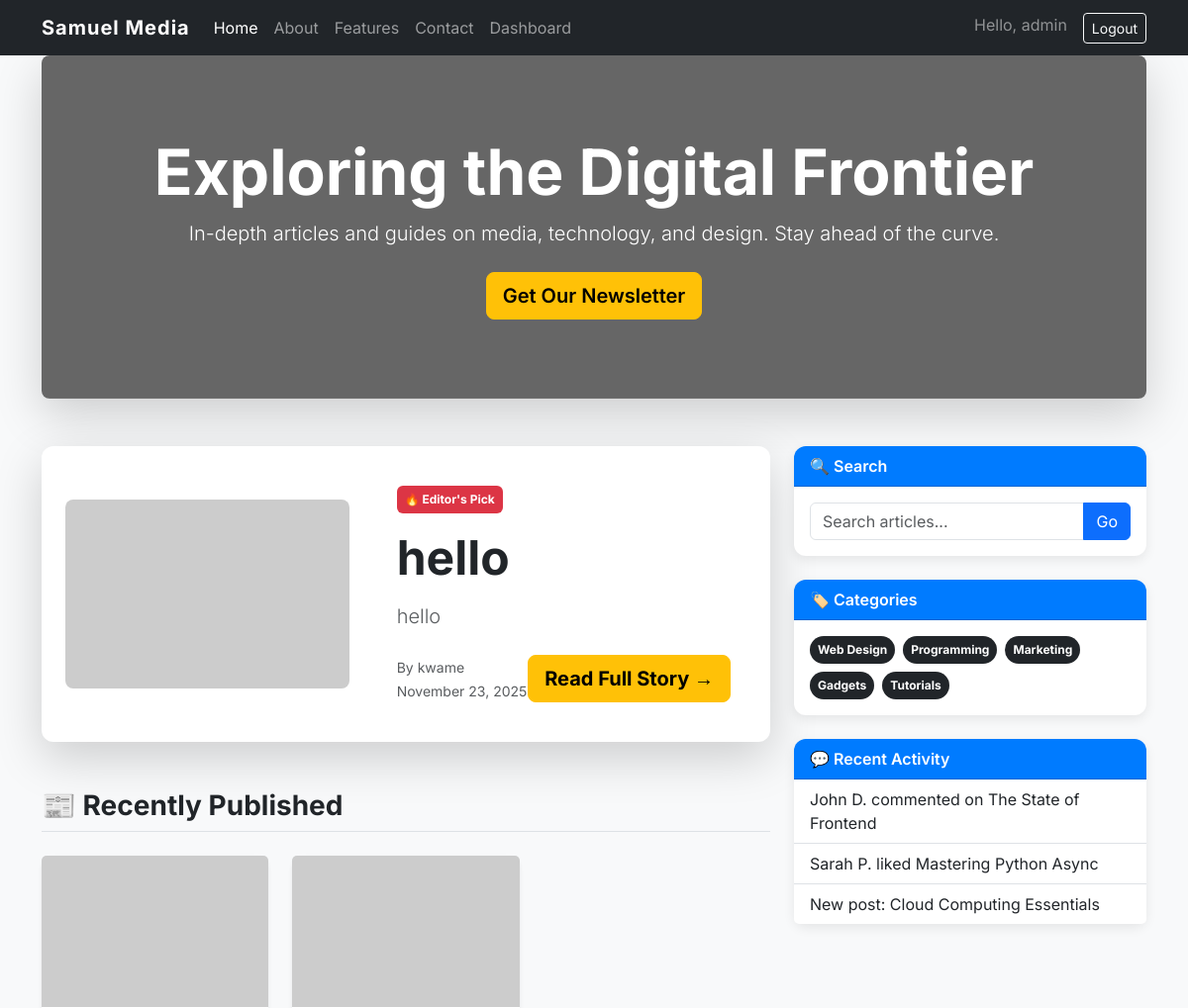
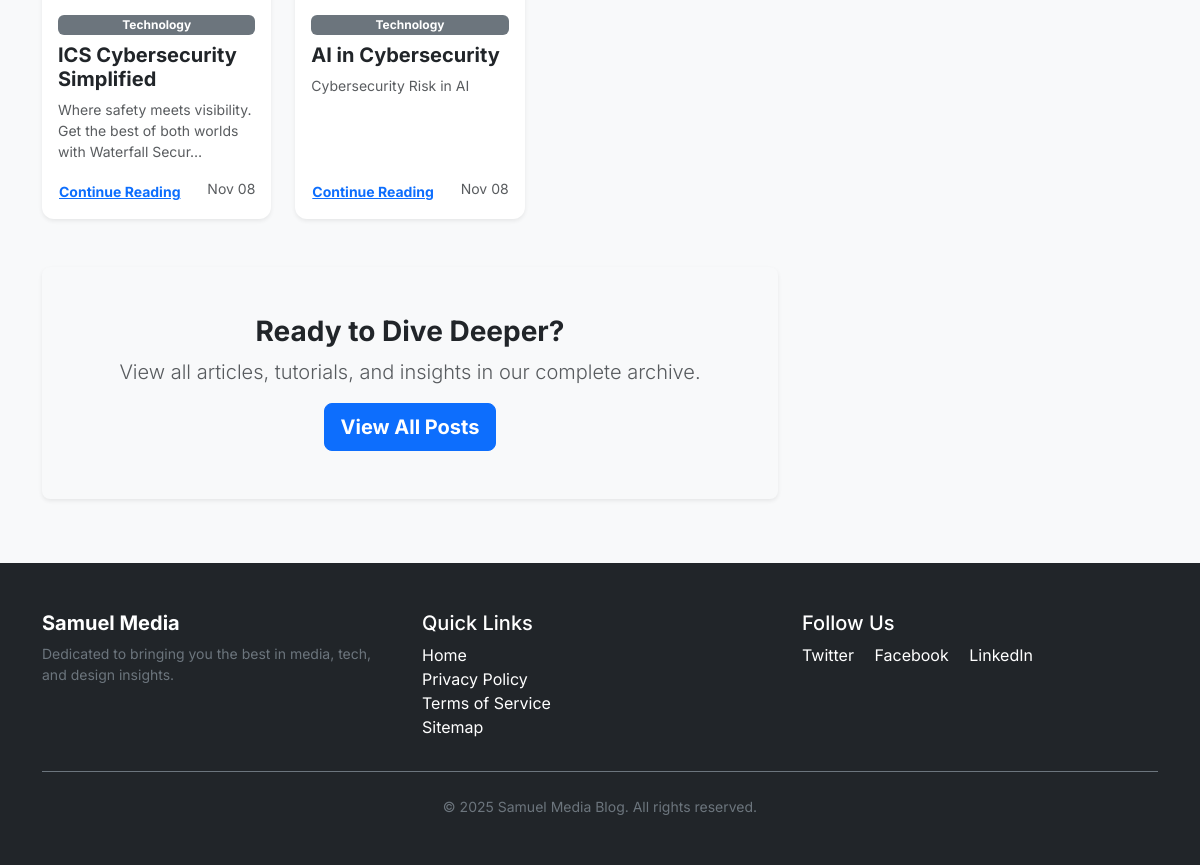
The app's page / (signed in) with its own data (2 pictures, top to bottom).
### core/models.py (models this page shows, shortened)
class Post(models.Model):
    title = models.CharField(max_length=200)
    slug = models.SlugField(max_length=200, unique=True, blank=True, null=True)
    author = models.ForeignKey(User, on_delete=models.CASCADE, related_name='blog_posts')
    content = models.TextField()
    created_on = models.DateTimeField(auto_now_add=True)
    updated_on = models.DateTimeField(auto_now=True)
    STATUS_CHOICES = (
        (0, 'Draft'),
        (1, 'Published'),
    )
    status = models.IntegerField(choices=STATUS_CHOICES, default=0)
    class Meta:
        ordering = ['-created_on']

### core/views.py (the view)
# urls.py: path('', views.home_view, name='home'),
def home_view(request):
    published_posts = Post.objects.filter(status=1).order_by('-created_on')
    context = {
        'latest_post': published_posts.first(),
        'recent_posts': published_posts[1:7]
    }
    return render(request, 'pages/home.html', context)

### templates/pages/home.html (shortened to what this page needs)
{% extends 'base.html' %}
{% load static %}
{% block content %}
    <div class="row mb-5">
        <div class="col-12">
            {% if latest_post %}
            <div class="card p-4 border-0 shadow-lg bg-white">
                <div class="row g-0 align-items-center">
                    <div class="col-md-5">
                        <img src="https://picsum.photos/600/400?random=10" class="img-fluid rounded-3" alt="Featured Post Image" style="object-fit: cover; height: 100%;">
                    </div>
                    <div class="col-md-7">
                        <div class="card-body ps-md-5">
                            <span class="badge bg-danger mb-3 p-2 fw-bold">🔥 Editor's Pick</span>
                            <h2 class="card-title display-5 fw-bold text-dark mb-3">{{ latest_post.title|default:"The Next Big Thing in Web Design" }}</h2>
                            <p class="lead text-muted">{{ latest_post.content|truncatechars:180|default:"Discover the key trends shaping modern web interfaces, from minimalist aesthetics to complex micro-interactions." }}</p>
                            <div class="d-flex justify-content-between align-items-center mt-4">
                                <div>
                                    <small class="text-muted">By {{ latest_post.author.username|default:"Admin" }}</small><br>
                                    <small class="text-muted">{{ latest_post.created_on|date:"F d, Y"|default:"October 28, 2025" }}</small>
                                </div>
                                <a href="/blog/{{ latest_post.slug|default:'sample-slug' }}" class="btn btn-warning btn-lg fw-bold">
                                    Read Full Story &rarr;
                                </a>
                            </div>
                        </div>
                    </div>
                </div>
            </div>
            {% else %}
            <div class="alert alert-info text-center">
                <h4 class="alert-heading">No Posts Yet!</h4>
                <p>Be the first to create content using the <a href="/dashboard/create/" class="alert-link">Create New Post</a> button in your dashboard.</p>
            </div>
            {% endif %}
        </div>
    </div>
    <h3 class="fw-bold mb-4 text-dark border-bottom pb-2">📰 Recently Published</h3>
    <div class="row row-cols-1 row-cols-md-2 row-cols-lg-3 g-4 mb-5">
        {% for post in recent_posts|slice:":6" %}
        <div class="col">
            <div class="card h-100 shadow-sm border-0">
                <img src="https://picsum.photos/600/400?random={{ forloop.counter }}" class="card-img-top" alt="Post Image">
                <div class="card-body d-flex flex-column">
                    <span class="badge bg-secondary mb-2">Technology</span>
                    <h5 class="card-title fw-bold">{{ post.title|default:"Sample Post Title"|truncatechars:40 }}</h5>
                    <p class="card-text text-muted small">{{ post.content|truncatechars:80|default:"A brief summary of the post content..." }}</p>
                    <div class="mt-auto">
                        <a href="/blog/{{ post.slug|default:'sample-slug' }}" class="btn btn-sm btn-link p-0 text-primary fw-bold">Continue Reading</a>
                        <small class="text-muted float-end">{{ post.created_on|date:"M d"|default:"Oct 25" }}</small>
                    </div>
                </div>
            </div>
        </div>
        {% empty %}
        <div class="col-12 text-center">
            <p class="lead text-muted">No recent posts found. Start writing today!</p>
        </div>
        {% endfor %}
    </div>
    <div class="text-center p-5 bg-light rounded-3 shadow-sm">
        <h3 class="fw-bold">Ready to Dive Deeper?</h3>
        <p class="lead text-muted">View all articles, tutorials, and insights in our complete archive.</p>
        <a href="#" class="btn btn-primary btn-lg fw-bold">View All Posts</a>
    </div>
{% endblock %}

### templates/base.html (shortened to what this page needs)
<!DOCTYPE html>
<html lang="en">
<head>
  <link href="https://cdn.jsdelivr.net/npm/bootstrap@5.3.3/dist/css/bootstrap.min.css" rel="stylesheet"/>
</head>
<body>
  <nav class="navbar navbar-expand-lg navbar-dark bg-dark sticky-top">
    <div class="container">
      <a class="navbar-brand" href="/">Samuel Media</a>
      <div class="collapse navbar-collapse" id="navbarsExample">
        <ul class="navbar-nav me-auto mb-2 mb-lg-0">
          <li class="nav-item"><a class="nav-link active" aria-current="page" href="/">Home</a></li>
          <li class="nav-item"><a class="nav-link" href="/about/">About</a></li>
          <li class="nav-item"><a class="nav-link" href="/features/">Features</a></li>
          <li class="nav-item"><a class="nav-link" href="/contact/">Contact</a></li>
          <li class="nav-item"><a class="nav-link" href="/dashboard/">Dashboard</a></li>
        </ul>
        <ul class="navbar-nav">
          {% if user.is_authenticated %}
            <li class="nav-item"><span class="navbar-text me-3 text-white-50">Hello, {{ user.username }}</span></li>
            <li class="nav-item"><a class="btn btn-outline-light btn-sm" href="/logout/">Logout</a></li>
          {% else %}
            <li class="nav-item me-2"><a class="btn btn-outline-light btn-sm" href="/login/">Login</a></li>
            <li class="nav-item"><a class="btn btn-warning btn-sm" href="/register/">Register</a></li>
          {% endif %}
        </ul>
      </div>
    </div>
  </nav>
  <div class="container">
    <div class="hero-section text-center shadow-lg">
      <div class="container">
        <h1 class="display-3 fw-bold">Exploring the Digital Frontier</h1>
        <p class="lead mb-4">In-depth articles and guides on media, technology, and design. Stay ahead of the curve.</p>
        <a href="#" class="btn btn-lg btn-warning">Get Our Newsletter</a>
      </div>
    </div>
  </div>
  <div class="container">
    <div class="row">
      <div class="col-lg-8">
        {% block content %}{% endblock %}
      </div>
      <div class="col-lg-4">
        <div class="card mb-4 sidebar">
          <div class="card-header">
            🔍 Search
          </div>
          <div class="card-body">
            <div class="input-group">
              <input type="text" class="form-control" placeholder="Search articles...">
              <button class="btn btn-primary" type="button">Go</button>
            </div>
          </div>
        </div>
        <div class="card mb-4 sidebar">
          <div class="card-header">
            🏷️ Categories
          </div>
          <div class="card-body">
            <div class="d-flex flex-wrap gap-2">
                <a href="#" class="badge rounded-pill bg-dark text-decoration-none p-2">Web Design</a>
                <a href="#" class="badge rounded-pill bg-dark text-decoration-none p-2">Programming</a>
                <a href="#" class="badge rounded-pill bg-dark text-decoration-none p-2">Marketing</a>
                <a href="#" class="badge rounded-pill bg-dark text-decoration-none p-2">Gadgets</a>
                <a href="#" class="badge rounded-pill bg-dark text-decoration-none p-2">Tutorials</a>
            </div>
          </div>
        </div>
        <div class="card mb-4 sidebar">
          <div class="card-header">
            💬 Recent Activity
          </div>
          <ul class="list-group list-group-flush">
            <li class="list-group-item">John D. commented on The State of Frontend</li>
            <li class="list-group-item">Sarah P. liked Mastering Python Async</li>
            <li class="list-group-item">New post: Cloud Computing Essentials</li>
          </ul>
        </div>
      </div>
    </div>
  </div> <footer>
    <div class="container">
      <div class="row">
        <div class="col-md-4 mb-3">
          <h5 class="text-white fw-bold">Samuel Media</h5>
          <p class="small">Dedicated to bringing you the best in media, tech, and design insights.</p>
        </div>
        <div class="col-md-4 mb-3">
          <h5 class="text-white">Quick Links</h5>
          <ul class="list-unstyled">
            <li><a href="/">Home</a></li>
            <li><a href="#">Privacy Policy</a></li>
            <li><a href="#">Terms of Service</a></li>
            <li><a href="#">Sitemap</a></li>
          </ul>
        </div>
        <div class="col-md-4 mb-3">
          <h5 class="text-white">Follow Us</h5>
          <a href="#" class="text-white me-3"> Twitter</a>
          <a href="#" class="text-white me-3"> Facebook</a>
          <a href="#" class="text-white"> LinkedIn</a>
        </div>
      </div>
      <div class="text-center pt-4 border-top border-secondary">
        <p class="mb-0 small">&copy; {% now "Y" %} Samuel Media Blog. All rights reserved.</p>
      </div>
    </div>
  </footer>
  </body>
</html>

### templates/base.html (style rules this page uses)
:root { --primary-color: #007bff; --secondary-color: #6c757d; --accent-color: #ffc107; --light-bg: #f8f9fa; --dark-bg: #212529; --card-shadow: 0 4px 12px rgba(0, 0, 0, 0.08); }
body { background-color: var(--light-bg); font-family: 'Inter', sans-serif; }
.navbar-brand { font-weight: 700; letter-spacing: 1px; }
.btn-warning { background-color: var(--accent-color); border-color: var(--accent-color); font-weight: 600; }
.hero-section { background: linear-gradient(rgba(0, 0, 0, 0.5), rgba(0, 0, 0, 0.5)), url('https://picsum.photos/1200/400?blur=2'); background-size: cover; background-position: center; color: white; padding: 5rem 0; margin-bottom: 3rem; border-radius: 0.5rem; }
.card { border: none; border-radius: 0.75rem; box-shadow: var(--card-shadow); transition: transform 0.3s ease, box-shadow 0.3s ease; }
.sidebar .card-header { font-weight: 600; background-color: var(--primary-color); color: white; border-radius: 0.75rem 0.75rem 0 0 !important; }
footer { background-color: var(--dark-bg); color: var(--secondary-color); padding: 3rem 0; margin-top: 4rem; }
footer a { color: white; text-decoration: none; }

### records on screen
Post: title "hello", content "hello", author.username "kwame", created_on "November 23, 2025"
Post: title "ICS Cybersecurity Simplified", content "Where safety meets visibility. Get the best of both worlds with Waterfall Secur…", created_on "Nov 08"
Post: title "AI in Cybersecurity", content "Cybersecurity Risk in AI", created_on "Nov 08"

### other values on screen
{{ user.username }} "admin"
